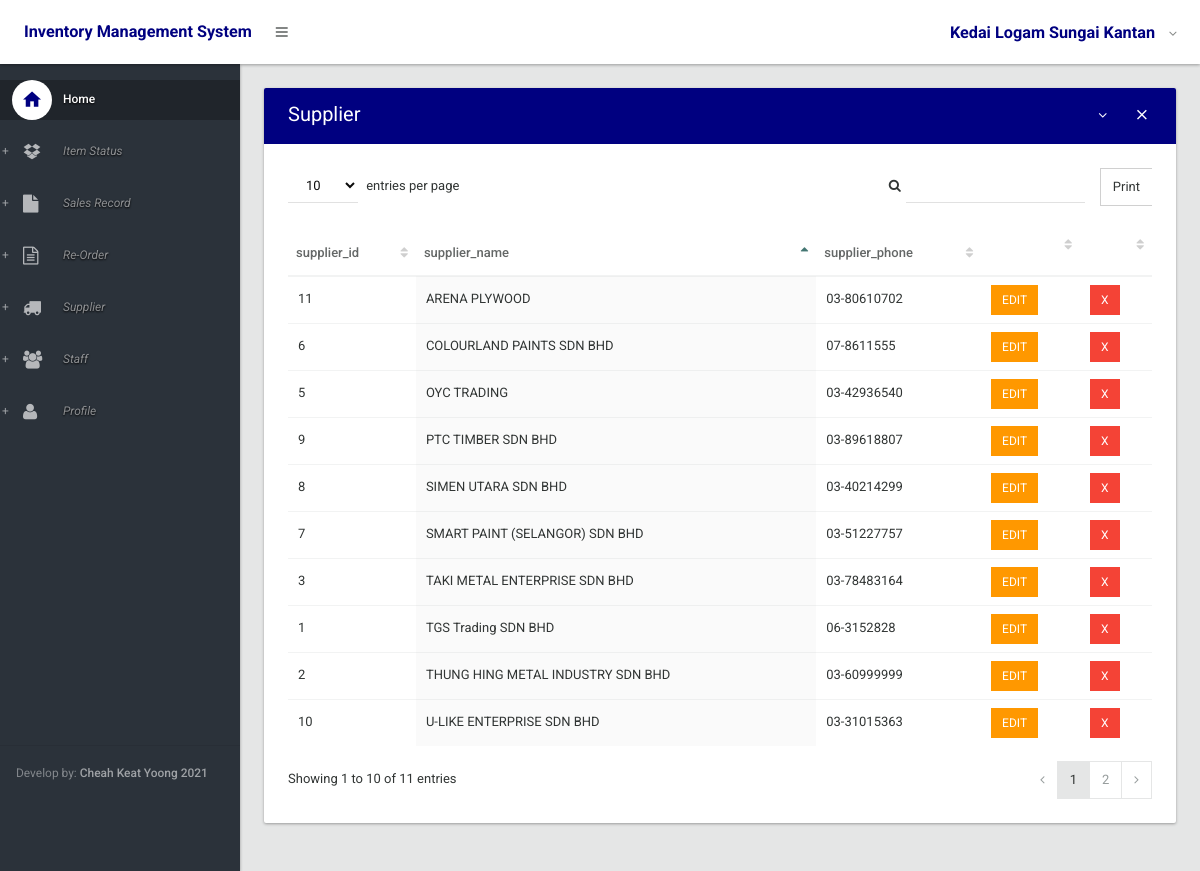
The page /supplier (signed in) on the database its author committed.
### inventory/models.py (models this page shows)
class supplier(models.Model):
    supplier_id=models.AutoField(primary_key=True,unique=True)
    supplier_name=models.CharField(max_length=500)
    supplier_phone=models.CharField(max_length=15)

### inventory/views/alpha.py (the view)
# urls.py: url(r'^supplier$', display_supplier, name="display_supplier"),
@login_required
def display_supplier(request):
    items = supplier.objects.all()
    itemlist=['supplier_id','supplier_name','supplier_phone']
    context={
        'list' : itemlist,
        'header': 'Supplier',
        'items2' :items,
    }
    return render(request,'inv/index.html',context)

### inventory/templates/inv/index.html (shortened to what this page needs)
{% extends 'inv/base.html' %}
{% block body %}
<section>
 <div class="section-body">
  <div class="row">
    <div class="col-lg-12">
      <div class="card">
      <div class="card-head style-primary">
      {% if header == None %}
      <header>Table</header>
      {% else%}
<header>{{ header }}</header>
{% endif %}
<div class="tools">
    <a class="btn btn-icon-toggle btn-collapse"><i class="fa fa-angle-down"></i></a>
    <a class="btn btn-icon-toggle btn-close"><i class="md md-close"></i></a>
</div>
        </div>
        <div class="card-body">
        <div class="table-responsive">
<table id="datatable2" class="table order-column hover">
<thead>
<tr>
{% for item in list%}
<th>{{ item }}</th>
{% endfor %}
<th></th>
<th></th>
</tr>
</thead>
<tbody>
{% for item in items2%}
<tr class="gradeX">
<td>{{ item.supplier_id }}</td>
<td>{{ item.supplier_name }}</td>
<td>{{ item.supplier_phone }}</td>
    <td>
            <a href="{% url 'edit_supplier' item.supplier_id %}" class="btn btn-warning btn-sm" role="button" aria-pressed="true" > Edit</a>
            </td>
            <td>
            <a href="{% url 'delete_supplier' item.supplier_id %}" class="btn btn-danger btn-sm" role="button" aria-pressed="true" > x</a>
        </td>
</tr>
{% endfor %}
    </tbody>
  </table>
  </div>
  </div>
  </div>
  </div>
  </div>
  </div>
</section>
{% endblock %}

### rows shown on the page
supplier: supplier_id "1", supplier_name "TGS Trading SDN BHD", supplier_phone "06-3152828"
supplier: supplier_id "2", supplier_name "THUNG HING METAL INDUSTRY SDN BHD", supplier_phone "03-60999999"
supplier: supplier_id "3", supplier_name "TAKI METAL ENTERPRISE SDN BHD", supplier_phone "03-78483164"
supplier: supplier_id "5", supplier_name "OYC TRADING", supplier_phone "03-42936540"
supplier: supplier_id "6", supplier_name "COLOURLAND PAINTS SDN BHD", supplier_phone "07-8611555"
supplier: supplier_id "7", supplier_name "SMART PAINT (SELANGOR) SDN BHD", supplier_phone "03-51227757"
supplier: supplier_id "8", supplier_name "SIMEN UTARA SDN BHD", supplier_phone "03-40214299"
supplier: supplier_id "9", supplier_name "PTC TIMBER SDN BHD", supplier_phone "03-89618807"
supplier: supplier_id "10", supplier_name "U-LIKE ENTERPRISE SDN BHD", supplier_phone "03-31015363"
supplier: supplier_id "11", supplier_name "ARENA PLYWOOD", supplier_phone "03-80610702"

### other values the page prints
{{ header }} "Supplier"
{{ item }} "supplier_id" "supplier_name" "supplier_phone"
